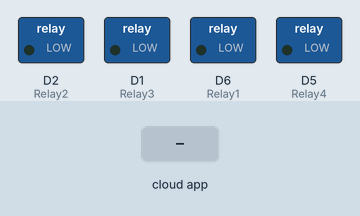
The sketch below on a simulated ESP8266 (NodeMCU). Shown: switched loads named in the sketch (green lamp = pin HIGH). The inputs (shaded band) are chosen by the test bench. WiFi joins after 1.5 s; servers stay silent unless stated; no MQTT or app messages arrive unless stated; what the sketch prints to the serial monitor is not drawn.

Above: at 2.7 s.
2.8 s: the phone or cloud app sets Relay1 to 1
At 3.4 s:
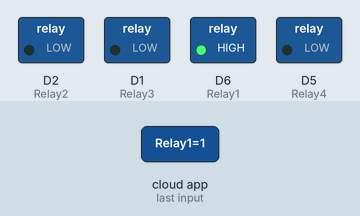
4.3 s: the phone or cloud app sets relay2 to 1
At 4.9 s:
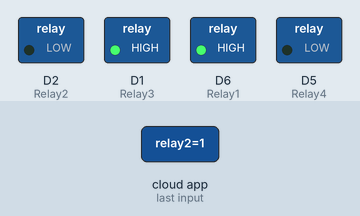
5.8 s: the phone or cloud app sets relay3 to 1
At 6.8 s:
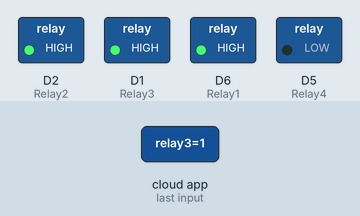
7.3 s: the phone or cloud app sets relay4 to 1
At 8.3 s:
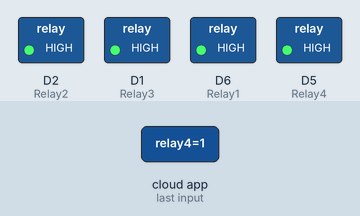
8.8 s: the phone or cloud app sets Relay1 to 0
At 9.1 s:
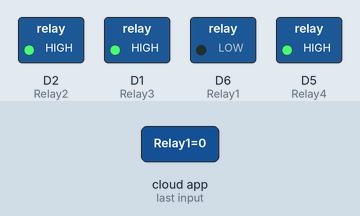
10.3 s: the phone or cloud app sets relay2 to 0
At 10.6 s:
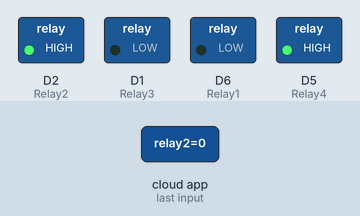
Timing chart, 0 to 12.8 s (numbered marks = the images above; inputs shaded):
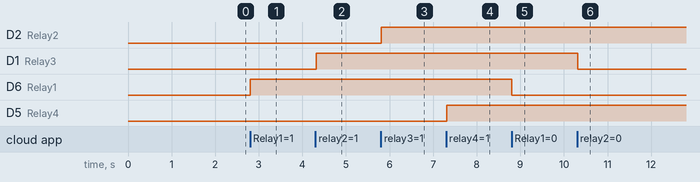

Measured:
- after the input at 2.8 s, D6 (Relay1): LOW → HIGH at once
- after the input at 4.3 s, D1 (Relay3): LOW → HIGH at once
- after the input at 5.8 s, D2 (Relay2): LOW → HIGH at once
- after the input at 7.3 s, D5 (Relay4): LOW → HIGH at once
- after the input at 8.8 s, D6 (Relay1): HIGH → LOW at once
- after the input at 10.3 s, D1 (Relay3): HIGH → LOW at once

The sketch:

Local_Home_Automation.ino
```cpp
#include <ESP8266WiFi.h>
#include "Adafruit_MQTT.h"
#include "Adafruit_MQTT_Client.h"
#include "DHT.h"

/************************* Pin Definition *********************************/

//Relays for switching appliances
#define Relay1            D6
#define Relay2            D2
#define Relay3            D1
#define Relay4            D5

//DHT11 for reading temperature and humidity value
#define DHTPIN            D7


/************************* WiFi Access Point *********************************/

#define WLAN_SSID       "Manish"
#define WLAN_PASS       "manish@123"

/************************* Adafruit.io Setup *********************************/

#define AIO_SERVER      "0.0.0.0" //IP address of RPi
#define AIO_SERVERPORT  1883                   // use 8883 for SSL
#define AIO_USERNAME    "manishsinghbisht"
#define AIO_KEY         "2ffd3075b5b64a0ab488bff4cf3f8240"

/************ Global State (you don't need to change this!) ******************/

// Create an ESP8266 WiFiClient class to connect to the MQTT server.
WiFiClient client;
// or... use WiFiFlientSecure for SSL
//WiFiClientSecure client;

// Setup the MQTT client class by passing in the WiFi client and MQTT server and login details.
Adafruit_MQTT_Client mqtt(&client, AIO_SERVER, AIO_SERVERPORT, AIO_USERNAME, AIO_KEY);

/****************************** Feeds ***************************************/

// Notice MQTT paths for AIO follow the form: <username>/feeds/<feedname>
Adafruit_MQTT_Publish Humidity = Adafruit_MQTT_Publish(&mqtt, AIO_USERNAME "/feeds/gauge1");
Adafruit_MQTT_Publish Temperature = Adafruit_MQTT_Publish(&mqtt, AIO_USERNAME "/feeds/gauge2");

// Setup a feed called 'onoff' for subscribing to changes.
Adafruit_MQTT_Subscribe Light1 = Adafruit_MQTT_Subscribe(&mqtt, AIO_USERNAME "/feeds/Relay1");
Adafruit_MQTT_Subscribe Fan1 = Adafruit_MQTT_Subscribe(&mqtt, AIO_USERNAME "/feeds/relay2");
Adafruit_MQTT_Subscribe Light2 = Adafruit_MQTT_Subscribe(&mqtt, AIO_USERNAME "/feeds/relay3");
Adafruit_MQTT_Subscribe Fan2 = Adafruit_MQTT_Subscribe(&mqtt, AIO_USERNAME "/feeds/relay4");


/************ Necessary declaration for DHT11 ******************/
#define DHTTYPE           DHT11     // DHT 11

DHT dht(DHTPIN, DHTTYPE);
uint32_t delayMS;


/*************************** Sketch Code ************************************/

// Bug workaround for Arduino 1.6.6, it seems to need a function declaration
// for some reason (only affects ESP8266, likely an arduino-builder bug).
void MQTT_connect();
//Servo myservo;
void setup() {
  Serial.begin(115200);

  delay(10);
  pinMode(Relay1, OUTPUT);
  pinMode(Relay2, OUTPUT);
  pinMode(Relay3, OUTPUT);
  pinMode(Relay4, OUTPUT);

  Serial.println(F("Adafruit MQTT demo"));

  // Connect to WiFi access point.
  Serial.println(); Serial.println();
  Serial.print("Connecting to ");
  Serial.println(WLAN_SSID);

  WiFi.begin(WLAN_SSID, WLAN_PASS);
  while (WiFi.status() != WL_CONNECTED) {
    delay(500);
    Serial.print(".");
  }
  Serial.println();

  Serial.println("WiFi connected");
  Serial.println("IP address: "); Serial.println(WiFi.localIP());

  //Setting up DHT sensor
  dht.begin();

  // Setup MQTT subscription for onoff feed.
  mqtt.subscribe(&Light1);
  mqtt.subscribe(&Fan1);
  mqtt.subscribe(&Light2);
  mqtt.subscribe(&Fan2);
}

uint32_t x = 0;

void loop() {
  // Ensure the connection to the MQTT server is alive (this will make the first
  // connection and automatically reconnect when disconnected).  See the MQTT_connect
  // function definition further below.
  MQTT_connect();
  // this is our 'wait for incoming subscription packets' busy subloop
  // try to spend your time here

  Adafruit_MQTT_Subscribe *subscription;
  while ((subscription = mqtt.readSubscription(20000))) {
    if (subscription == &Light1) {
      Serial.print(F("Got: "));
      Serial.println((char *)Light1.lastread);
      int Light1_State = atoi((char *)Light1.lastread);
      digitalWrite(Relay1, Light1_State);

    }
    if (subscription == &Light2) {
      Serial.print(F("Got: "));
      Serial.println((char *)Light2.lastread);
      int Light2_State = atoi((char *)Light2.lastread);
      digitalWrite(Relay2, Light2_State);
    }
    if (subscription == &Fan1) {
      Serial.print(F("Got: "));
      Serial.println((char *)Fan1.lastread);
      int Fan1_State = atoi((char *)Fan1.lastread);
      digitalWrite(Relay3, Fan1_State);
    }
    if (subscription == &Fan2) {
      Serial.print(F("Got: "));
      Serial.println((char *)Fan2.lastread);
      int Fan2_State = atoi((char *)Fan2.lastread);
      digitalWrite(Relay4, Fan2_State);

    }
  }


  // Reading temperature or humidity takes about 250 milliseconds!
  // Sensor readings may also be up to 2 seconds 'old' (its a very slow sensor)
  float h = dht.readHumidity();
  // Read temperature as Celsius (the default)
  float t = dht.readTemperature();
  // Read temperature as Fahrenheit (isFahrenheit = true)
  float f = dht.readTemperature(true);

  // Check if any reads failed and exit early (to try again).
  if (isnan(h) || isnan(t) || isnan(f)) {
    Serial.println("Failed to read from DHT sensor!");
    return;
  }
  if (! Humidity.publish(h)) {
    Serial.println(F("Failed"));
  } else {
    Serial.println(F("OK!"));
  }
  if (! Temperature.publish(t)) {
    Serial.println(F("Failed"));
  } else {
    Serial.println(F("OK!"));
  }


  // ping the server to keep the mqtt connection alive
  // NOT required if you are publishing once every KEEPALIVE seconds
  /*
    if(! mqtt.ping()) {
    mqtt.disconnect();
    }
  */
}

// Function to connect and reconnect as necessary to the MQTT server.
// Should be called in the loop function and it will take care if connecting.
void MQTT_connect() {
  int8_t ret;

  // Stop if already connected.
  if (mqtt.connected()) {
    return;
  }

  Serial.print("Connecting to MQTT... ");

  uint8_t retries = 3;
  while ((ret = mqtt.connect()) != 0) { // connect will return 0 for connected
    Serial.println(mqtt.connectErrorString(ret));
    Serial.println("Retrying MQTT connection in 5 seconds...");
    mqtt.disconnect();
    delay(5000);  // wait 5 seconds
    retries--;
    if (retries == 0) {
      // basically die and wait for WDT to reset me
      while (1);
    }
  }
  Serial.println("MQTT Connected!");
}
```
